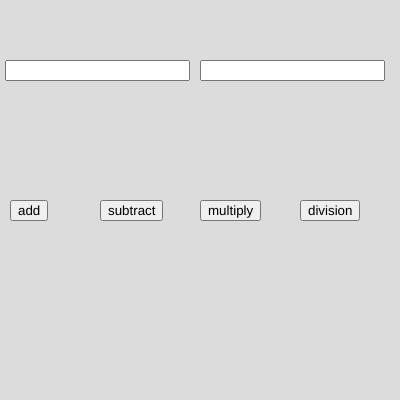
Frame 1 (no input)
Frame 60 (no input): identical to frame 1, image omitted
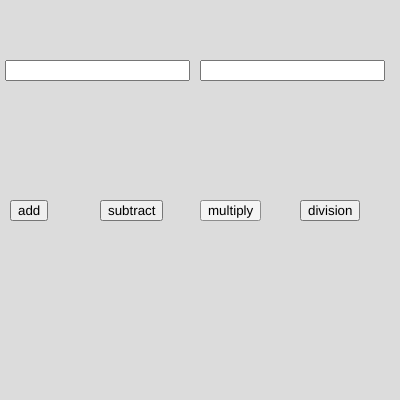
Frame 120 (the mouse pressed at the canvas centre since frame 60)

The p5.js sketch that drew these frames (run headless with seeded random() and noise() and a simulated clock; from frame 60 on, the mouse is pressed at the canvas centre):

// p5.js sketch
// ── sketch.js
var n1,n2
var b1,b2,b3,b4
function setup() {
  createCanvas(400, 400);
  num1=createInput()
  num1.position(5,60)

  num2=createInput()
  num2.position(200,60)

  b1=createButton("add")
  b1.position(10,200)
  b1.mousePressed(add)

  b2=createButton("subtract")
  b2.position(100,200)
  b2.mousePressed(sub)

  b3=createButton("multiply")
  b3.position(200,200)
  b3.mousePressed(multiply)

  b4=createButton("division")
  b4.position(300,200)
  b4.mousePressed(divide)

}

function draw() {
  background(220);
  n1=parseInt(num1.value())//parseInt is used to convert string to number
  n2=parseInt(num2.value())

}

function add() {
  console.log(n1+n2)

}

function sub() {
  console.log(n1-n2)
}


function multiply(){
  console.log(n1*n2)
}


function divide(){
  console.log(n1/n2)
}
